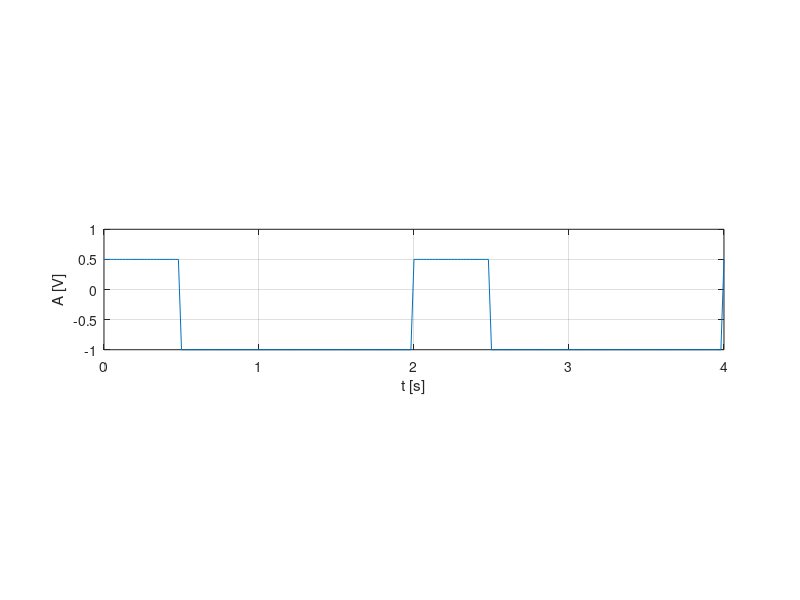

Write the MATLAB code that produced this figure.
%20 ms
t=0:0.02:4;%sunt afisate 2 perioade
f=0.5;
y=2*pi*f;
duty=25;
nivel=0.25;
procent=0.75;
s=(procent*square(y*t,duty))-nivel;
subplot(3,1,2)
plot(t,s),grid,xlabel('t [s]'),ylabel('A [V]')